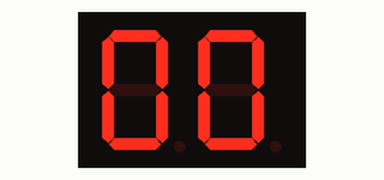
Recording of a sketch running on a simulated Arduino Uno, built with avr-gcc and run on an emulated ATmega328P. On the bench: 2-digit seven-segment display. Wiring (inferred from the names in the program): 2-digit 7-segment display, segments lit when LOW: segments pin 6, pin 7, pin 8, pin 9, pin 10, pin 11, pin 12; digit selects pin 2, pin 3. The segment pins are drawn as the display they are named for.

Above: at 0.1 s.
At 4.2 s:
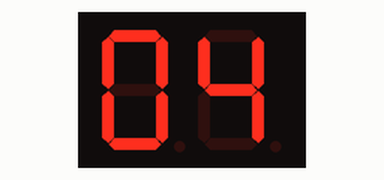
At 9.2 s:
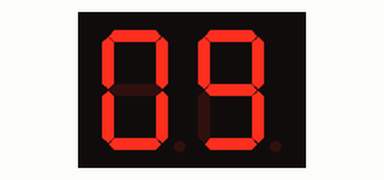
At 18.2 s:
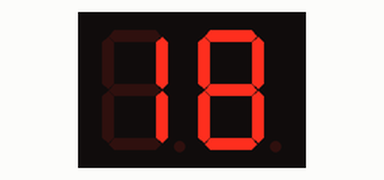
At 28.3 s:
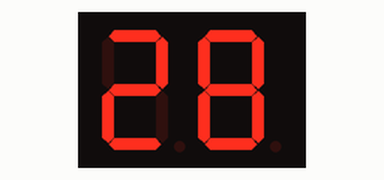
At 38.4 s:
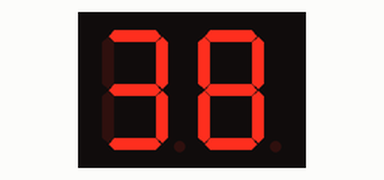

Measured:
- what the display in image 0 shows lasts 1.1 s, from 0.0 s to 1.1 s
- what the display in image 1 shows lasts 1.0 s, from 4.1 s to 5.1 s

The sketch:

Acr3-Topic1.ino
```cpp
int a = 6;
int b = 7;
int c = 8;
int d = 9;
int e = 10;
int f = 11;
int g = 12;

int digit1 = 2;
int digit2 = 3;


char Num[10] = {
		0b0000001, //0
		0b1001111, //1
		0b0010010, //2
        0b0000110, //3
        0b1001100, //4
        0b0100100, //5
        0b0100000, //6
        0b0001111, //7
        0b0000000, //8
		0b0000100  //9
    };


void number(int n)
{
 digitalWrite(a, n & 0b1000000);
 digitalWrite(b, n & 0b0100000);
 digitalWrite(c, n & 0b0010000);
 digitalWrite(d, n & 0b0001000);
 digitalWrite(e, n & 0b0000100);
 digitalWrite(f, n & 0b0000010);
 digitalWrite(g, n & 0b0000001);
}

void setup()
{
  pinMode(a, OUTPUT);
  pinMode(b, OUTPUT);
  pinMode(c, OUTPUT);
  pinMode(d, OUTPUT);
  pinMode(e, OUTPUT);
  pinMode(f, OUTPUT);
  pinMode(g, OUTPUT);
  pinMode(digit1, OUTPUT);
  pinMode(digit2, OUTPUT);

  digitalWrite(digit1, 1); // disable digit1
  digitalWrite(digit2, 0); // disable digit2
}


long interval ;
int count = 0;
void loop(){

 int d1 = count / 10;
 int d2 = count % 10;


  if(millis() - interval > 1000)
 {
    count++;
   interval = millis();
 }

 digitalWrite(digit2, 0); // Off digit2
 digitalWrite(digit1, 0);
 number(Num[d1]);
 digitalWrite(digit1, 1);
 delay(10); // 1

 digitalWrite(digit2, 0); // Off digit2
 digitalWrite(digit1, 0); // Off digit1

 number(Num[d2]);
 digitalWrite(digit2, 1);
 delay(10); // 2

  if(count >= 100){
    count = 0;
  };
}
```
